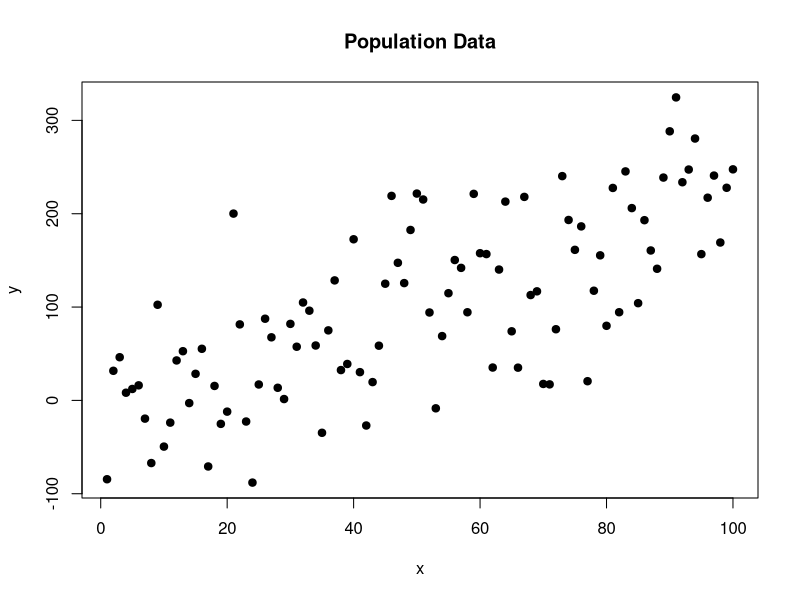

R code for this plot:
## GENERATE DATA
## regression slope = 2

x <- 1:100
y <- 2*x + rnorm(100,0,75)
d <- data.frame( x, y )

plot( x, y, pch=19, main="Population Data" )
summary( lm( y ~ x ) )



##  HELPER FUNCTIONS 
##  FOR THE SIMULATIONS
##
##  argument n determines sample size



# returns a single value b1

get_sample_slope <- function( d, n=10, include.plot=TRUE )
{
  # random sample of 10 rows
  d.sample <- d[ sample( 1:nrow(d), size=n ) , ]

  # regression model: Y = b0 + b1(X)
  m <- lm( y ~ x, data=d.sample )

  if( include.plot )
  {
    plot( d, pch=19, bty="n", cex=1, 
          col=gray( 0.5, 0.5 ) )
    points( d.sample, pch=19, col="darkred" )
    abline( m, col="darkred", lwd=2 )
  }

  # extract slope b1 from the model
  b1 <- (coef( m ))[2]

  return( b1 )
}


# get_sample_slope( d, n=10 )
# 2.743883





# returns a data frame row
# with slope, conf int, and sign test

test_for_null_slope <- function( d, n=10, include.plot=TRUE )
{
  # random sample of 10 rows
  d.sample <- d[ sample( 1:nrow(d), size=n ) , ]

  # regression model: Y = b0 + b1(X)
  m <- lm( y ~ x, data=d.sample )

  if( include.plot )
  {
    plot( d, pch=19, bty="n", cex=1, 
          col=gray( 0.5, 0.5 ) )
    points( d.sample, pch=19, col="darkred" )
    abline( m, col="darkred", lwd=2 )
  }

  # is the slope significant? 
  b1 <- (coef( m ))[2]
  ci <- confint( m )
  ci.b1.lower <- ci[2,1]
  ci.b1.upper <- ci[2,2]

  null.slope <- ci.b1.lower < 0 & ci.b1.upper > 0

  df <- data.frame( b1, ci.b1.lower, ci.b1.upper, null.slope )

  return( df )
}

 
# test_for_null_slope( d, n=10 )

#         b1 ci.b1.lower ci.b1.upper null.slope
#   2.379374    1.660848      3.0979      FALSE

# null slope is TRUE if CI contains zero







#################################
#################################
###
###   SIMULATIONS WITH LOOPS
###
#################################
#################################


# bootstrap simulation
# to examine Type II Errors
# as a function of sample size



# # collector vector 
# slopes <- NULL
# 
# for( i in 1:1000 )
# {
#   
#   b1 <- get_sample_slope( d, n=10 )
#   slopes[ i ] <- b1 
#   
# }
# 
# summary( slopes )
# hist( slopes, breaks=25, col="gray20", border="white" )
# 
# 
# 
# 
# 
# 
# 
# # results data frame
# results <- NULL
# 
# for( i in 1:50 )
# {
#   
#   null.slope.test <- test_for_null_slope( d, n=10 )
#   
#   # add new row to results data frame
#   results <- rbind( results, null.slope.test )
#   
# }
# 
# head( results )
# 
# 
# 
# 
# 
# 
# 
# # results list
# results <- NULL
# 
# for( i in 1:50 )
# {
#   null.slope.test <- test_for_null_slope( d, n=10 )
#   
#   results[[ i ]] <- null.slope.test
#   
#   ## the list version 
#   ## runs faster but it 
#   ## needs to be converted 
#   ## to a data frame afterwards
#   
# }
# 
# head( results )
# 
# ## convert list to df
# 
# results <- dplyr::bind_rows( results )
# head( results )
# 
# 
# 
# 
# 
# 
# min.x <- min( results$ci.b1.lower )
# max.x <- max( results$ci.b1.upper )
# range.x <- mean( results$ci.b1.upper - results$ci.b1.lower )
# adj.x <- 0.5 * range.x
# 
# ci.color <- ifelse( results$null.slope, "darkred", "gray70" )
# 
# plot( results$b1, 1:nrow(results), 
#       xlim=c( min.x - adj.x, max.x + adj.x ),
#       bty="n", pch=19, col=ci.color, yaxt="n",
#       xlab="Slope of B1", ylab="" )
# 
# abline( v=0 )
# 
# segments( x0=results$ci.b1.lower,
#           x1=results$ci.b1.upper,
#           y0=1:nrow(results),
#           col=ci.color, lwd=0.7 )
# 
# type.ii.rate <- mean( results$null.slope )
# 
# text( (min.x-adj.x), nrow(results),
#       paste0( "\n\nType II \nError Rate \n = ", type.ii.rate ),
#       col="darkred", cex=1.3, pos=4 )

